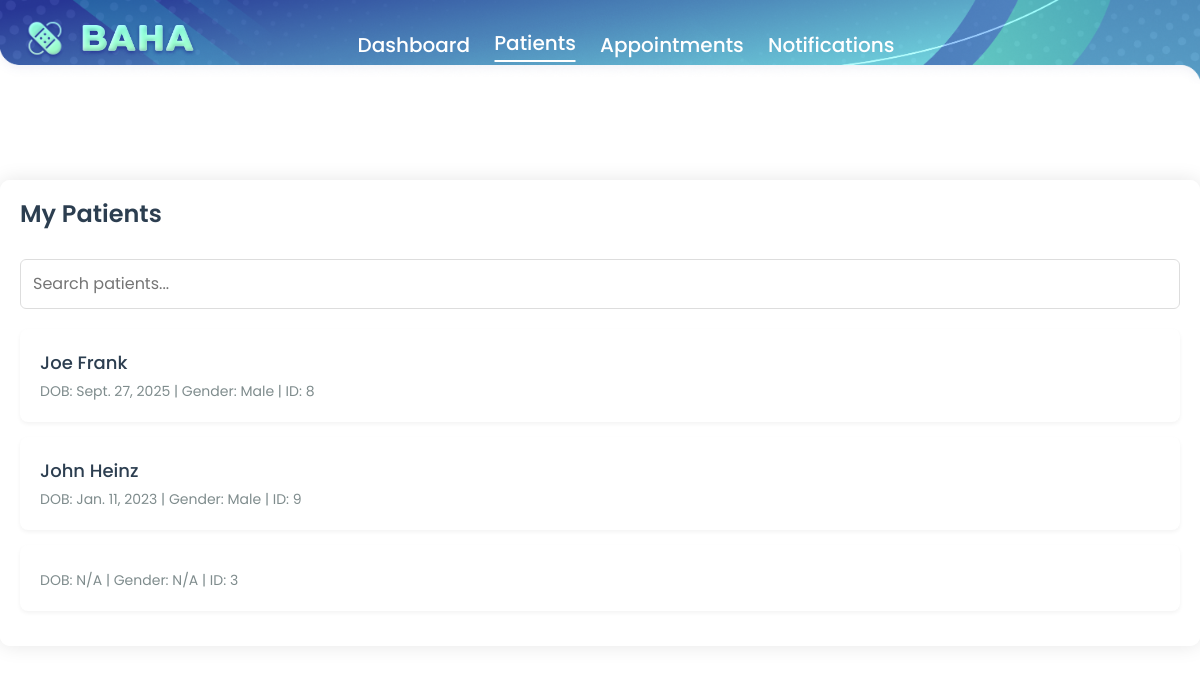
The page /dashboard/professional/patients/ (signed in) on the database its author committed.
### emr/models.py (models this page shows, shortened)
class Patient(models.Model):
    user = models.OneToOneField(settings.AUTH_USER_MODEL, on_delete=models.CASCADE)
    date_of_birth = models.DateField(null=True, blank=True)
    gender = models.TextField(blank=True, default='')
    address = models.TextField(blank=True, default='')
    city = models.TextField(blank=True, default='')
    state = models.TextField(blank=True, default='')
    zip = models.TextField(blank=True, default='')
    phone_number = models.CharField(max_length=20, blank=True, default='')
    emergency_contact = models.CharField(max_length=100, blank=True, default='')
    emergency_contact_phone = models.CharField(max_length=20, blank=True, default='')
    marital_status = models.CharField(max_length=20, blank=True, default='')
    race_ethnicity = models.CharField(max_length=50, blank=True, default='')
    insurance_provider = models.CharField(max_length=100, blank=True, default='')
    insurance_policy_number = models.CharField(max_length=50, blank=True, default='')
    healthcare_providers = models.ManyToManyField('HealthcareProfessional', through='PatientHCPRelationship', related_name='patients')

### accounts/models.py (models this page shows)
class User(AbstractUser):
    firstname = models.CharField(max_length=150, blank=True)
    lastname = models.CharField(max_length=150, blank=True)
    username = models.CharField(max_length=150, unique=True)
    password = models.CharField(max_length=128)
    ROLE_CHOICES = [
        ('patient', 'Patient'),
        ('HCP', 'Provider'),
        ('admin', 'Admin'),
    ]
    role = models.CharField(max_length=10, choices=ROLE_CHOICES, default='patient')

### dashboard/views.py (the view)
# urls.py: path('professional/patients/', views.view_patients, name='view_patients'),
@login_required
def view_patients(request):
    professional = HealthcareProfessional.objects.get(user=request.user)
    relationships = PatientHCPRelationship.objects.filter(hcp=professional)
    patients = [rel.patient for rel in relationships]
    template_data = {
        'title': 'My Patients',
        'patients': patients,
        'messages': messages.get_messages(request)
    }
    return render(request, 'professional-patients.html', {'template_data': template_data})

### dashboard/templates/professional-patients.html (shortened to what this page needs)
<!DOCTYPE html>
<html>
{% load static %}
<head>
    <link href="https://cdn.jsdelivr.net/npm/bootstrap@5.3.3/dist/css/bootstrap.min.css" rel="stylesheet">
    <link rel="stylesheet" href="{% static 'css/reset.css' %}" />
    <link rel="stylesheet" href="{% static 'css/global.css' %}" />
</head>
<body>
    <img src="{% static 'assets/NAVBAR.png' %}" class="nav-bar" />
    <img src="{% static 'assets/LOGO.png' %}" class="logo" />
    <img src="{% static 'assets/WORDMARK.png' %}" class="wordmark" />
    <div class="row1">
        <a href="{% url 'professional_dashboard' %}" class="nav-link">Dashboard</a>
        <a href="{% url 'view_patients' %}" class="nav-link active">Patients</a>
        <p class="text">Appointments</p>
        <p class="text">Notifications</p>
    </div>
    <div class="container">
        <h1 class="page-title">My Patients</h1>
        <input type="text" class="search-box" placeholder="Search patients..." id="patientSearch">
        <div class="patients-list">
            {% for patient in template_data.patients %}
                <a href="{% url 'view_patient_emr' patient.id %}" class="patient-card">
                    <div class="patient-name">{{ patient.user.firstname }} {{ patient.user.lastname }}</div>
                    <div class="patient-info">
                        DOB: {{ patient.date_of_birth|default:"N/A" }} |
                        Gender: {{ patient.gender|default:"N/A" }} |
                        ID: {{ patient.id }}
                    </div>
                </a>
            {% empty %}
                <div class="no-patients">
                    <h3>No Patients Found</h3>
                    <p>You currently don't have any patients assigned to you.</p>
                </div>
            {% endfor %}
        </div>
    </div>
</body>
</html>

### EMR_Processing/static/css/global.css (style rules this page uses)
:root { --margin-sm: 16px; --margin-md: 32px; }
* { --min-screen-size: 430; --max-screen-size: 1512; --interpolate-diff: calc(var(--max-font-size) - var(--min-font-size)); --interpolate: clamp(calc(var(--min-font-size) * 1px), calc((var(--min-font-size) * 1px) + var(--interpolate-diff) * ((100vw - calc(var(--min-screen-size) * 1px)) / (var(--max-screen-size) - var(--min-screen-size)))), calc(var(--max-font-size) * 1px)); }
html { height: 100%; font-size: 16px; }

### rows shown on the page
Patient: user.firstname "Joe", user.lastname "Frank", date_of_birth "Sept. 27, 2025", gender "Male", id "8"
Patient: user.firstname "John", user.lastname "Heinz", date_of_birth "Jan. 11, 2023", gender "Male", id "9"
Patient: date_of_birth "N/A", gender "N/A", id "3"
